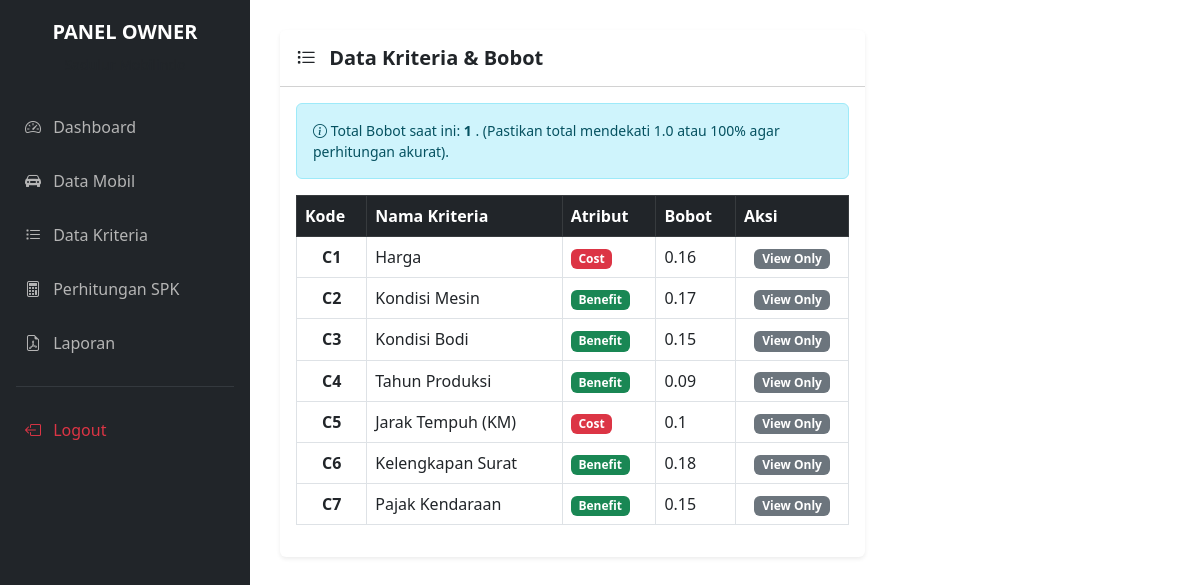
The app's page /admin/data_kriteria.php (signed in) with its own data.
### tables this page shows
CREATE TABLE `tb_kriteria` (
  `id_kriteria` int(11) NOT NULL,
  `kode_kriteria` varchar(5) NOT NULL,
  `nama_kriteria` varchar(100) NOT NULL,
  `atribut` enum('benefit','cost') NOT NULL,
  `bobot` float NOT NULL
);

### config/functions.php (called while the page is built, shortened)
<?php
require 'koneksi.php';
function query($query) {
    global $conn;
    $result = mysqli_query($conn, $query);
    $rows = [];
    while ($row = mysqli_fetch_assoc($result)) {
        $rows[] = $row;
    }
    return $rows;
}
?>

### admin/data_kriteria.php (the view, shortened to what this page needs)
<?php
include 'header.php';
$mode_edit = false;
$kriteria_edit = null;
$kriteria = query("SELECT * FROM tb_kriteria ORDER BY id_kriteria ASC");
?>
<div class="row">
    <div class="col-md-8">
        <div class="card shadow-sm border-0 mb-4">
            <div class="card-header bg-white py-3">
                <h5 class="mb-0 fw-bold"><i class="bi bi-list-task me-2"></i> Data Kriteria & Bobot</h5>
            </div>
            <div class="card-body">
                <div class="alert alert-info small mb-3">
                    <i class="bi bi-info-circle"></i>
                    Total Bobot saat ini:
                    <strong>
                    <?php
                        $total_bobot = 0;
                        foreach($kriteria as $k) $total_bobot += $k['bobot'];
                        echo $total_bobot;
                    ?>
                    </strong>.
                    (Pastikan total mendekati 1.0 atau 100% agar perhitungan akurat).
                </div>
                <table class="table table-bordered table-hover align-middle">
                    <thead class="table-dark">
                        <tr>
                            <th>Kode</th>
                            <th>Nama Kriteria</th>
                            <th>Atribut</th>
                            <th>Bobot</th>
                            <th>Aksi</th>
                        </tr>
                    </thead>
                    <tbody>
                        <?php foreach ($kriteria as $k) : ?>
                        <tr class="<?= ($mode_edit && $kriteria_edit['id_kriteria'] == $k['id_kriteria']) ? 'table-primary' : ''; ?>">
                            <td class="text-center fw-bold"><?= $k['kode_kriteria']; ?></td>
                            <td><?= $k['nama_kriteria']; ?></td>
                            <td>
                                <?php if($k['atribut'] == 'benefit'): ?>
                                    <span class="badge bg-success">Benefit</span>
                                <?php else: ?>
                                    <span class="badge bg-danger">Cost</span>
                                <?php endif; ?>
                            </td>
                            <td><?= $k['bobot']; ?></td>
                            <td class="text-center">
                                <?php if ($_SESSION['role'] === 'admin') : ?>
                                <a href="data_kriteria.php?aksi=edit&id=<?= $k['id_kriteria']; ?>" class="btn btn-sm btn-warning text-white">
                                    <i class="bi bi-pencil-square"></i> Edit
                                </a>
                                <?php else : ?>
                                    <span class="badge bg-secondary">View Only</span>
                                <?php endif; ?>
                            </td>
                        </tr>
                        <?php endforeach; ?>
                    </tbody>
                </table>
            </div>
        </div>
    </div>
</div>
<?php include 'footer.php'; ?>

### records on screen
tb_kriteria: kode_kriteria "C1", nama_kriteria "Harga", atribut "Cost", bobot "0.16"
tb_kriteria: kode_kriteria "C2", nama_kriteria "Kondisi Mesin", atribut "Benefit", bobot "0.17"
tb_kriteria: kode_kriteria "C3", nama_kriteria "Kondisi Bodi", atribut "Benefit", bobot "0.15"
tb_kriteria: kode_kriteria "C4", nama_kriteria "Tahun Produksi", atribut "Benefit", bobot "0.09"
tb_kriteria: kode_kriteria "C5", nama_kriteria "Jarak Tempuh (KM)", atribut "Cost", bobot "0.1"
tb_kriteria: kode_kriteria "C6", nama_kriteria "Kelengkapan Surat", atribut "Benefit", bobot "0.18"
tb_kriteria: kode_kriteria "C7", nama_kriteria "Pajak Kendaraan", atribut "Benefit", bobot "0.15"

### other values on screen
$_SESSION['role'] "OWNER"
$total_bobot "1"
